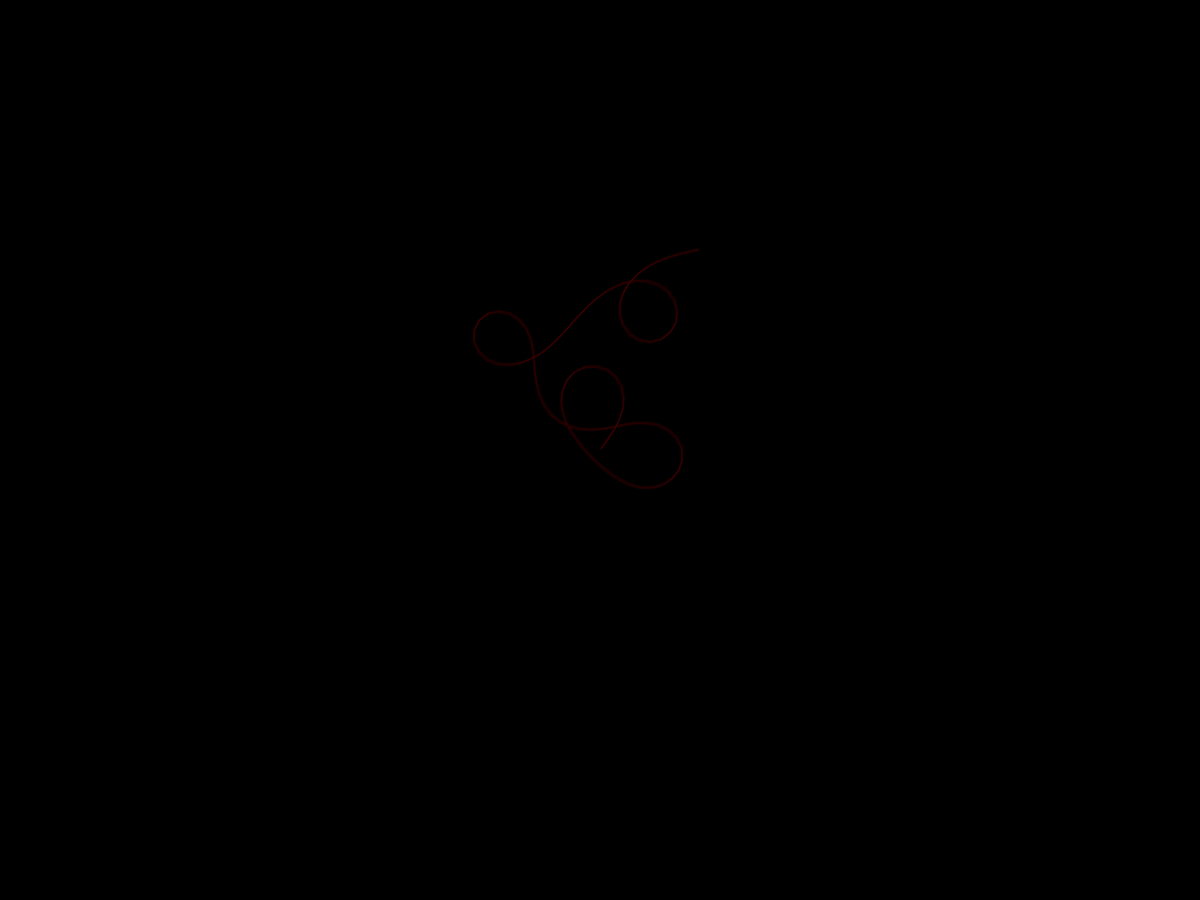
Frame 1 (no input)
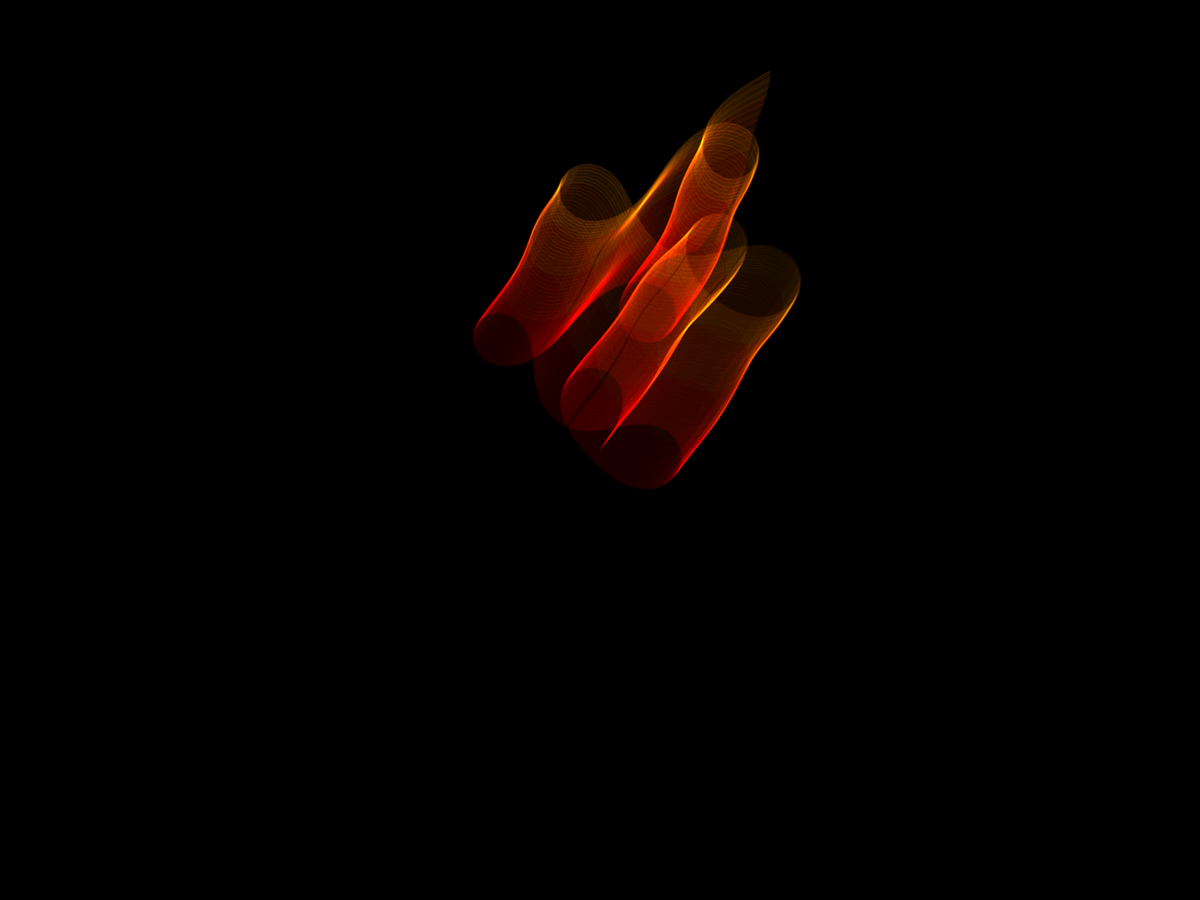
Frame 60 (the mouse pressed at the canvas centre just before this capture)
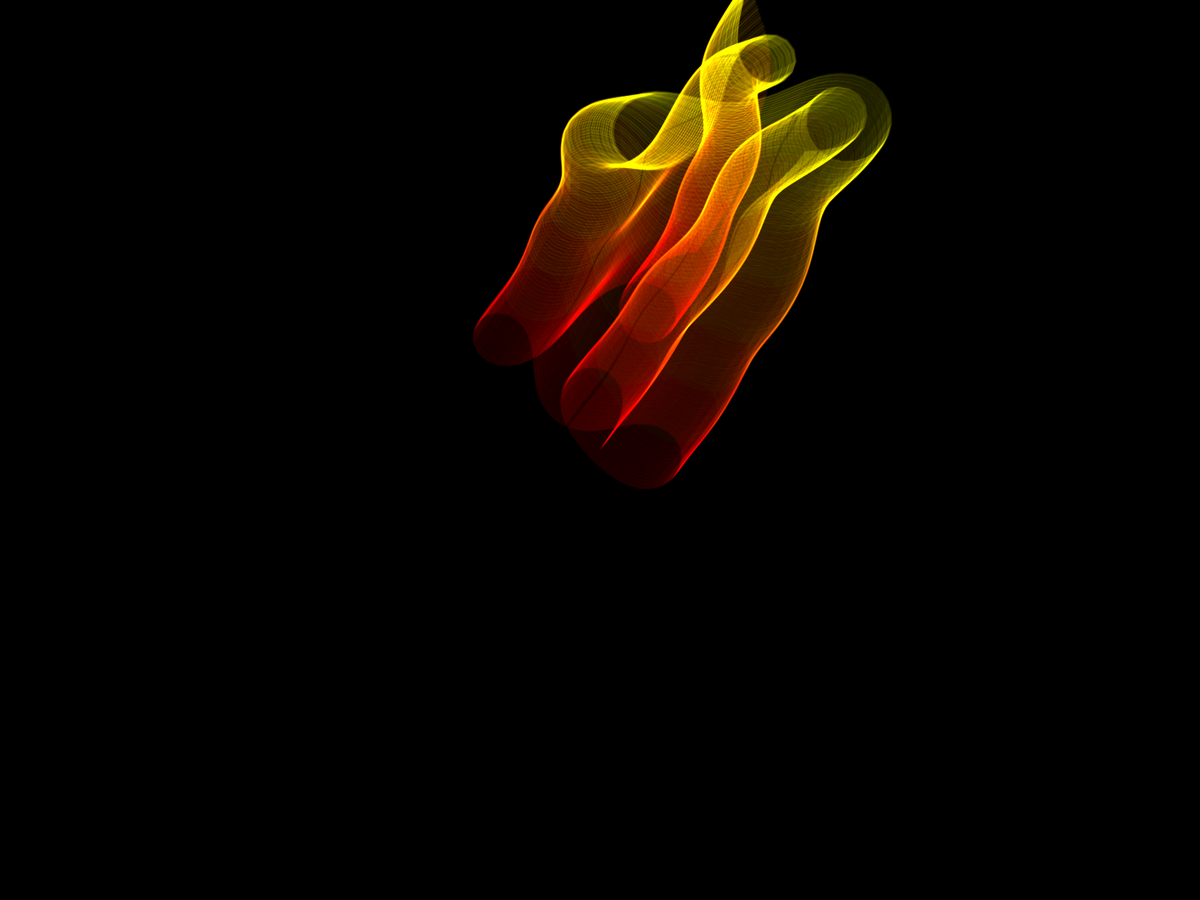
Frame 120 (the mouse held since frame 60 and released just before this capture)

The Processing sketch that drew these frames (run headless with seeded random() and noise(); from frame 60 on, the mouse is pressed at the canvas centre):

// Processing sketch: Perlin_Curve_Trail
// ── Perlin_Curve_Trail.pde
float scale = 3;//
float sp = 20;//sapling
float noiseP = 1/sp*scale;
float centerAttr = 0.01/sp/scale;//center attract
float zoff = 0;
float zoffInc = 0.0005/sp;
float yoffInc = 0.001/sp;
float hueDiv = 20;
int iter = 10;
float noiseS = 100*scale;

PerlinCurve perlinCurve;

void setup(){
  //size(500, 500);
  fullScreen();
  blendMode(ADD);
  
  colorMode(HSB, 360, 100, 100, 100);
  perlinCurve = new PerlinCurve(0, 0, 5, 100, 0.01);
  strokeWeight(2);
  background(0);
}

void draw(){
  //background(255);
  translate(width/2, height/2);
  for(int i=0; i<iter; i++){
    fill(0, 100);
    noStroke();
    rect(0, 0, width, height);
    perlinCurve.yoff += yoffInc;
    perlinCurve.update();
    stroke((float(frameCount)/hueDiv*iter)%360, 100, 100, 3);
    perlinCurve.show();
    zoff += zoffInc;
  }
}

class PerlinCurve{
  PVector origin;
  float xoff;
  float yoff;
  float stepL;//step length
  float stepOff;//step noiseX offset
  float stepN;//number of steps
  
  PerlinCurve(float x, float y, float stepL, float stepN, float stepOff){
    this.origin = new PVector(x, y);
    this.stepL = stepL;
    this.stepN = stepN;
    this.stepOff = stepOff;
  }
  
  void update(){
    float angle = noise(origin.x/noiseS, origin.y/noiseS, zoff)*TWO_PI*8;
    origin.add(PVector.fromAngle(angle).mult(noiseP));
    //if(origin.x < 0)origin.x = width;
    //if(origin.x > width)origin.x = 0;
    //if(origin.y < 0)origin.y = height;
    //if(origin.y > height)origin.y = 0;
    origin = PVector.lerp(origin, new PVector(0, 0), centerAttr);
    //origin = new PVector(constrain(origin.x, 0, width), constrain(origin.y, 0, height));
  }
  
  void show(){
    noFill();
    beginShape();
    PVector prev = origin.copy();
    vertex(prev.x*scale, prev.y*scale);
    float off = xoff;
    for(int i=0; i<stepN; i++){
      float angle = noise(off, yoff)*TWO_PI*8;
      prev.add(PVector.fromAngle(angle).mult(stepL));
      vertex(prev.x*scale, prev.y*scale);
      off+=stepOff;
    }
    endShape();
  }
}
